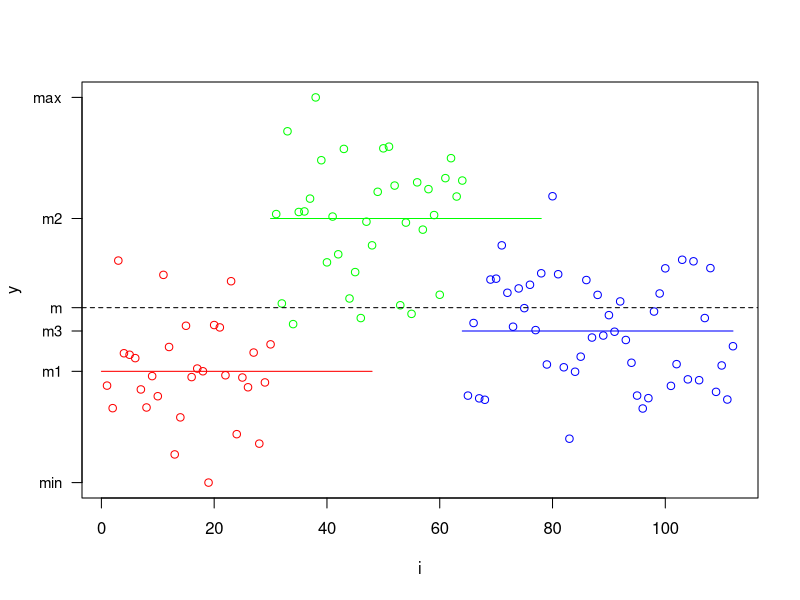

Recreate this plot in R.
sizes <- sample(30:50, 3)
sizes

MEANS <- c(7,15,10)
SD <- 3

g1 <- data.frame(
  x = rnorm(sizes[1], MEANS[1], SD),
  group='A'
)
g2 <- data.frame(
  x = rnorm(sizes[2], MEANS[2], SD),
  group='B'
)
g3 <- data.frame(
  x = rnorm(sizes[3], MEANS[3], SD),
  group='C'
)

g_full= rbind(g1,g2, g3)
g_full


g1_mean <- mean(g1$x)
g2_mean <- mean(g2$x)
g3_mean <- mean(g3$x)
g_full_mean <- mean(g_full$x)
min_v <- min(g_full$x)
max_v <- max(g_full$x)
means <- c(min_v,max_v, g1_mean,g2_mean,g3_mean,g_full_mean)
means_labels <- c('min', 'max', 'm1','m2','m3','m')

COLORS <- c('red', 'green', 'blue')
palette(COLORS)
plot(
  x=g_full$x,
  col = as.factor(g_full$group),
  pch=1,
  xlab='i',
  ylab='y',
  yaxt='n'

)

axis(2, at=means, labels=means_labels, las=1, cex.axis=0.9)

x_b <- c(0,nrow(g1), nrow(g1)+nrow(g2))
x_e <- x_b+nrow(g3)
y_b <- c(g1_mean,g2_mean,g3_mean)
y_e <- y_b

segments(x_b, y_b, x_e, y_e, col = COLORS)
abline(g_full_mean, 0, lty = "dashed")
